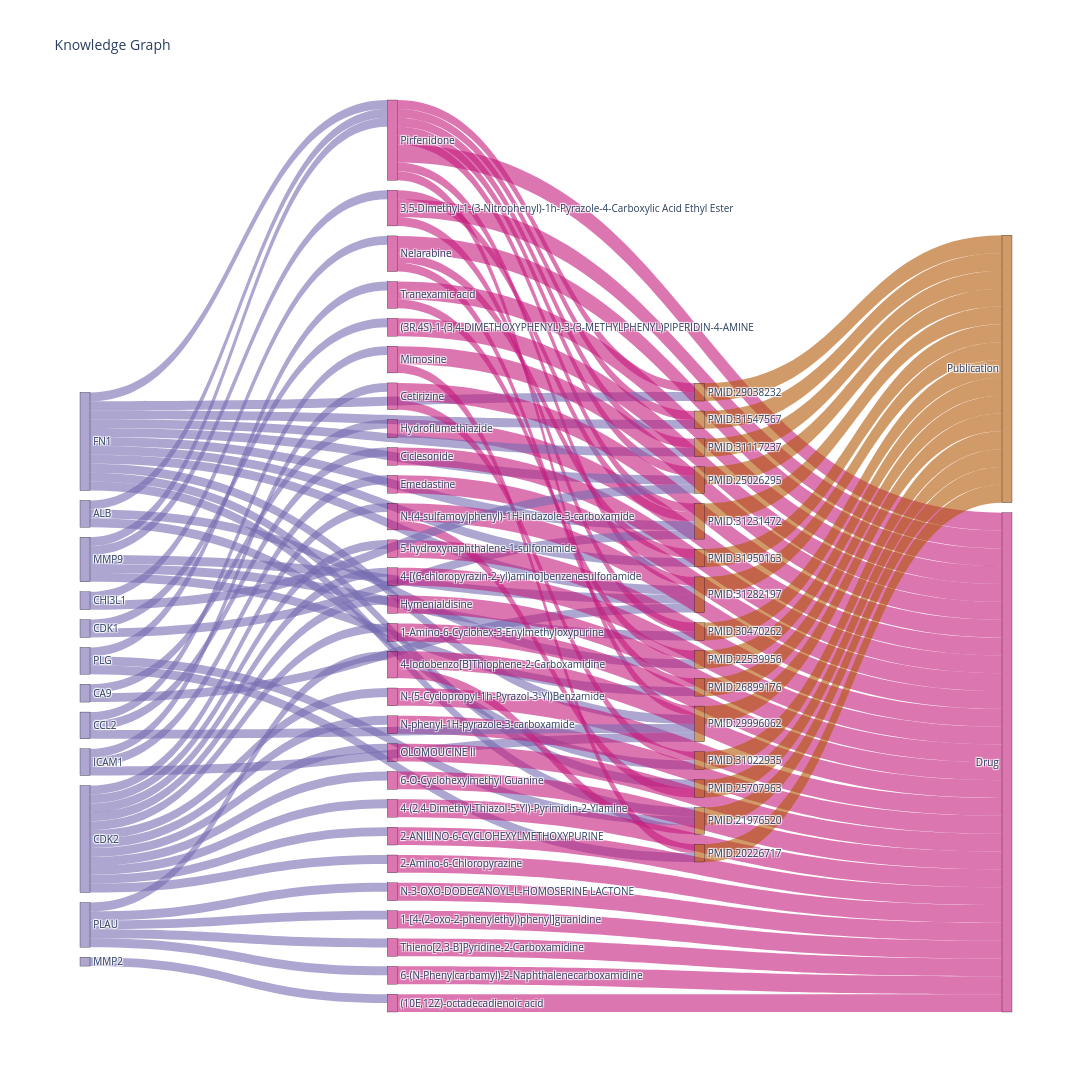

This figure's notebook cell:
### Code cell
project_knowledge.generate_report(visualizations=['sankey', 'network'], summarize=False)
project_knowledge.report.visualize_report(environment='notebook')[0]

### Figure 1 — Plotly figure (JSON) as saved in the notebook; plotly's stock layout.template omitted (floating-point values rounded to 4 significant figures)
{"data": [{"arrangement": "snap", "link": {"color": ["rgba(117, 107, 177, 0.6)", "rgba(117, 107, 177, 0.6)", "rgba(117, 107, 177, 0.6)", "rgba(117, 107, 177, 0.6)", "rgba(117, 107, 177, 0.6)", "rgba(197, 27, 125, 0.6)", "rgba(197, 27, 125, 0.6)", "rgba(197, 27, 125, 0.6)", "rgba(197, 27, 125, 0.6)", "rgba(197, 27, 125, 0.6)", "rgba(197, 27, 125, 0.6)", "rgba(197, 27, 125, 0.6)", "rgba(197, 27, 125, 0.6)", "rgba(197, 27, 125, 0.6)", "rgba(197, 27, 125, 0.6)", "rgba(197, 27, 125, 0.6)", "rgba(117, 107, 177, 0.6)", "rgba(117, 107, 177, 0.6)", "rgba(197, 27, 125, 0.6)", "rgba(117, 107, 177, 0.6)", "rgba(117, 107, 177, 0.6)", "rgba(117, 107, 177, 0.6)", "rgba(117, 107, 177, 0.6)", "rgba(197, 27, 125, 0.6)", "rgba(117, 107, 177, 0.6)", "rgba(117, 107, 177, 0.6)", "rgba(117, 107, 177, 0.6)", "rgba(117, 107, 177, 0.6)", "rgba(117, 107, 177, 0.6)", "rgba(117, 107, 177, 0.6)", "rgba(117, 107, 177, 0.6)", "rgba(117, 107, 177, 0.6)", "rgba(117, 107, 177, 0.6)", "rgba(117, 107, 177, 0.6)", "rgba(117, 107, 177, 0.6)", "rgba(117, 107, 177, 0.6)", "rgba(117, 107, 177, 0.6)", "rgba(117, 107, 177, 0.6)", "rgba(197, 27, 125, 0.6)", "rgba(197, 27, 125, 0.6)", "rgba(197, 27, 125, 0.6)", "rgba(117, 107, 177, 0.6)", "rgba(117, 107, 177, 0.6)", "rgba(117, 107, 177, 0.6)", "rgba(117, 107, 177, 0.6)", "rgba(117, 107, 177, 0.6)", "rgba(197, 27, 125, 0.6)", "rgba(197, 27, 125, 0.6)", "rgba(197, 27, 125, 0.6)", "rgba(197, 27, 125, 0.6)", "rgba(197, 27, 125, 0.6)", "rgba(197, 27, 125, 0.6)", "rgba(117, 107, 177, 0.6)", "rgba(117, 107, 177, 0.6)", "rgba(197, 27, 125, 0.6)", "rgba(117, 107, 177, 0.6)", "rgba(117, 107, 177, 0.6)", "rgba(117, 107, 177, 0.6)", "rgba(197, 27, 125, 0.6)", "rgba(197, 27, 125, 0.6)", "rgba(117, 107, 177, 0.6)", "rgba(117, 107, 177, 0.6)", "rgba(117, 107, 177, 0.6)", "rgba(117, 107, 177, 0.6)", "rgba(117, 107, 177, 0.6)", "rgba(117, 107, 177, 0.6)", "rgba(117, 107, 177, 0.6)", "rgba(117, 107, 177, 0.6)", "rgba(117, 107, 177, 0.6)", "rgba(117, 107, 177, 0.6)", "rgba(117, 107, 177, 0.6)", "rgba(117, 107, 177, 0.6)", "rgba(197, 27, 125, 0.6)", "rgba(197, 27, 125, 0.6)", "rgba(197, 27, 125, 0.6)", "rgba(197, 27, 125, 0.6)", "rgba(197, 27, 125, 0.6)", "rgba(197, 27, 125, 0.6)", "rgba(197, 27, 125, 0.6)", "rgba(197, 27, 125, 0.6)", "rgba(197, 27, 125, 0.6)", "rgba(197, 27, 125, 0.6)", "rgba(197, 27, 125, 0.6)", "rgba(197, 27, 125, 0.6)", "rgba(197, 27, 125, 0.6)", "rgba(117, 107, 177, 0.6)", "rgba(117, 107, 177, 0.6)", "rgba(117, 107, 177, 0.6)", "rgba(197, 27, 125, 0.6)", "rgba(197, 27, 125, 0.6)", "rgba(197, 27, 125, 0.6)", "rgba(117, 107, 177, 0.6)", "rgba(117, 107, 177, 0.6)", "rgba(197, 27, 125, 0.6)", "rgba(197, 27, 125, 0.6)", "rgba(197, 27, 125, 0.6)", "rgba(179, 88, 6, 0.6)", "rgba(179, 88, 6, 0.6)", "rgba(179, 88, 6, 0.6)", "rgba(179, 88, 6, 0.6)", "rgba(179, 88, 6, 0.6)", "rgba(179, 88, 6, 0.6)", "rgba(179, 88, 6, 0.6)", "rgba(179, 88, 6, 0.6)", "rgba(179, 88, 6, 0.6)", "rgba(179, 88, 6, 0.6)", "rgba(179, 88, 6, 0.6)", "rgba(179, 88, 6, 0.6)", "rgba(179, 88, 6, 0.6)", "rgba(179, 88, 6, 0.6)", "rgba(179, 88, 6, 0.6)"], "label": ["ASSOCIATED_WITH", "ASSOCIATED_WITH", "ASSOCIATED_WITH", "ASSOCIATED_WITH", "ASSOCIATED_WITH", "ASSOCIATED_WITH", "ASSOCIATED_WITH", "ASSOCIATED_WITH", "ASSOCIATED_WITH", "ASSOCIATED_WITH", "ASSOCIATED_WITH", "ASSOCIATED_WITH", "IS_A", "ASSOCIATED_WITH", "ASSOCIATED_WITH", "IS_A", "ASSOCIATED_WITH", "ASSOCIATED_WITH", "IS_A", "ASSOCIATED_WITH", "ASSOCIATED_WITH", "ASSOCIATED_WITH", "ASSOCIATED_WITH", "IS_A", "ASSOCIATED_WITH", "ASSOCIATED_WITH", "ASSOCIATED_WITH", "ASSOCIATED_WITH", "ASSOCIATED_WITH", "ASSOCIATED_WITH", "ASSOCIATED_WITH", "ASSOCIATED_WITH", "ASSOCIATED_WITH", "ASSOCIATED_WITH", "ASSOCIATED_WITH", "ASSOCIATED_WITH", "ASSOCIATED_WITH", "ASSOCIATED_WITH", "ASSOCIATED_WITH", "IS_A", "IS_A", "ASSOCIATED_WITH", "ASSOCIATED_WITH", "ASSOCIATED_WITH", "ASSOCIATED_WITH", "ASSOCIATED_WITH", "IS_A", "IS_A", "ASSOCIATED_WITH", "IS_A", "IS_A", "IS_A", "ASSOCIATED_WITH", "ASSOCIATED_WITH", "IS_A", "ASSOCIATED_WITH", "ASSOCIATED_WITH", "ASSOCIATED_WITH", "ASSOCIATED_WITH", "IS_A", "ASSOCIATED_WITH", "ASSOCIATED_WITH", "ASSOCIATED_WITH", "ASSOCIATED_WITH", "ASSOCIATED_WITH", "ASSOCIATED_WITH", "ASSOCIATED_WITH", "ASSOCIATED_WITH", "ASSOCIATED_WITH", "ASSOCIATED_WITH", "ASSOCIATED_WITH", "ASSOCIATED_WITH", "IS_A", "IS_A", "IS_A", "IS_A", "IS_A", "ASSOCIATED_WITH", "IS_A", "IS_A", "IS_A", "IS_A", "IS_A", "IS_A", "IS_A", "ASSOCIATED_WITH", "ASSOCIATED_WITH", "ASSOCIATED_WITH", "IS_A", "ASSOCIATED_WITH", "IS_A", "ASSOCIATED_WITH", "ASSOCIATED_WITH", "ASSOCIATED_WITH", "ASSOCIATED_WITH", "IS_A", "IS_A", "IS_A", "IS_A", "IS_A", "IS_A", "IS_A", "IS_A", "IS_A", "IS_A", "IS_A", "IS_A", "IS_A", "IS_A", "IS_A", "IS_A"], "source": [9, 9, 9, 9, 9, 1, 1, 1, 1, 1, 1, 1, 1, 28, 28, 28, 19, 19, 32, 22, 22, 22, 29, 46, 25, 25, 25, 25, 25, 25, 25, 25, 25, 25, 25, 33, 33, 33, 2, 2, 18, 42, 42, 42, 42, 42, 44, 50, 5, 5, 53, 20, 14, 14, 16, 27, 27, 27, 26, 26, 30, 30, 30, 30, 30, 30, 30, 30, 30, 30, 30, 30, 31, 12, 10, 48, 3, 37, 37, 41, 43, 55, 7, 17, 34, 15, 15, 15, 6, 0, 0, 52, 52, 51, 51, 51, 35, 36, 38, 23, 54, 56, 13, 39, 21, 11, 8, 24, 47, 49, 4], "target": [1, 28, 35, 36, 38, 36, 56, 39, 21, 11, 8, 47, 45, 35, 11, 45, 32, 36, 45, 1, 23, 54, 46, 45, 1, 56, 13, 36, 39, 21, 11, 8, 24, 47, 49, 2, 18, 39, 23, 45, 45, 44, 50, 5, 53, 20, 45, 45, 49, 45, 45, 45, 16, 11, 45, 26, 49, 4, 54, 45, 31, 12, 10, 48, 3, 37, 41, 43, 55, 7, 17, 34, 45, 45, 45, 45, 45, 24, 45, 45, 45, 45, 45, 45, 45, 6, 0, 39, 45, 4, 45, 51, 47, 38, 13, 45, 40, 40, 40, 40, 40, 40, 40, 40, 40, 40, 40, 40, 40, 40, 40], "value": [0.5, 0.5, 0.5, 0.5, 0.5, 0.5, 0.5, 0.5, 0.5, 0.5, 0.5, 0.5, 1, 0.5, 0.5, 1, 0.5, 0.5, 1, 0.5, 0.5, 0.5, 0.5, 1, 0.5, 0.5, 0.5, 0.5, 0.5, 0.5, 0.5, 0.5, 0.5, 0.5, 0.5, 0.5, 0.5, 0.5, 0.5, 1, 1, 0.5, 0.5, 0.5, 0.5, 0.5, 1, 1, 0.5, 1, 1, 1, 0.5, 0.5, 1, 0.5, 0.5, 0.5, 0.5, 1, 0.5, 0.5, 0.5, 0.5, 0.5, 0.5, 0.5, 0.5, 0.5, 0.5, 0.5, 0.5, 1, 1, 1, 1, 1, 0.5, 1, 1, 1, 1, 1, 1, 1, 0.5, 0.5, 0.5, 1, 0.5, 1, 0.5, 0.5, 0.5, 0.5, 1, 1, 1, 1, 1, 1, 1, 1, 1, 1, 1, 1, 1, 1, 1, 1]}, "node": {"color": ["rgba(197, 27, 125, 0.6)", "rgba(197, 27, 125, 0.6)", "rgba(197, 27, 125, 0.6)", "rgba(197, 27, 125, 0.6)", "rgba(179, 88, 6, 0.6)", "rgba(197, 27, 125, 0.6)", "rgba(197, 27, 125, 0.6)", "rgba(197, 27, 125, 0.6)", "rgba(179, 88, 6, 0.6)", "rgba(117, 107, 177, 0.6)", "rgba(197, 27, 125, 0.6)", "rgba(179, 88, 6, 0.6)", "rgba(197, 27, 125, 0.6)", "rgba(179, 88, 6, 0.6)", "rgba(117, 107, 177, 0.6)", "rgba(117, 107, 177, 0.6)", "rgba(197, 27, 125, 0.6)", "rgba(197, 27, 125, 0.6)", "rgba(197, 27, 125, 0.6)", "rgba(117, 107, 177, 0.6)", "rgba(197, 27, 125, 0.6)", "rgba(179, 88, 6, 0.6)", "rgba(117, 107, 177, 0.6)", "rgba(179, 88, 6, 0.6)", "rgba(179, 88, 6, 0.6)", "rgba(117, 107, 177, 0.6)", "rgba(197, 27, 125, 0.6)", "rgba(117, 107, 177, 0.6)", "rgba(197, 27, 125, 0.6)", "rgba(117, 107, 177, 0.6)", "rgba(117, 107, 177, 0.6)", "rgba(197, 27, 125, 0.6)", "rgba(197, 27, 125, 0.6)", "rgba(117, 107, 177, 0.6)", "rgba(197, 27, 125, 0.6)", "rgba(179, 88, 6, 0.6)", "rgba(179, 88, 6, 0.6)", "rgba(197, 27, 125, 0.6)", "rgba(179, 88, 6, 0.6)", "rgba(179, 88, 6, 0.6)", "rgba(179, 88, 6, 0.6)", "rgba(197, 27, 125, 0.6)", "rgba(117, 107, 177, 0.6)", "rgba(197, 27, 125, 0.6)", "rgba(197, 27, 125, 0.6)", "rgba(197, 27, 125, 0.6)", "rgba(197, 27, 125, 0.6)", "rgba(179, 88, 6, 0.6)", "rgba(197, 27, 125, 0.6)", "rgba(179, 88, 6, 0.6)", "rgba(197, 27, 125, 0.6)", "rgba(197, 27, 125, 0.6)", "rgba(117, 107, 177, 0.6)", "rgba(197, 27, 125, 0.6)", "rgba(179, 88, 6, 0.6)", "rgba(197, 27, 125, 0.6)", "rgba(179, 88, 6, 0.6)"], "label": ["Mimosine", "Pirfenidone", "Cetirizine", "5-hydroxynaphthalene-1-sulfonamide", "PMID:20226717", "4-Iodobenzo[B]Thiophene-2-Carboxamidine", "Ciclesonide", "4-[(6-chloropyrazin-2-yl)amino]benzenesulfonamide", "PMID:29038232", "MMP9", "Hymenialdisine", "PMID:31231472", "1-Amino-6-Cyclohex-3-Enylmethyloxypurine", "PMID:31950163", "CDK1", "CCL2", "(3R,4S)-1-(3,4-DIMETHOXYPHENYL)-3-(3-METHYLPHENYL)PIPERIDIN-4-AMINE", "N-(5-Cyclopropyl-1h-Pyrazol-3-Yl)Benzamide", "Emedastine", "CA9", "N-3-OXO-DODECANOYL-L-HOMOSERINE LACTONE", "PMID:31547567", "ALB", "PMID:31022935", "PMID:25707963", "FN1", "Tranexamic acid", "PLG", "3,5-Dimethyl-1-(3-Nitrophenyl)-1h-Pyrazole-4-Carboxylic Acid Ethyl Ester", "MMP2", "CDK2", "N-phenyl-1H-pyrazole-3-carboxamide", "Hydroflumethiazide", "ICAM1", "OLOMOUCINE II", "PMID:30470262", "PMID:31282197", "N-(4-sulfamoylphenyl)-1H-indazole-3-carboxamide", "PMID:26899176", "PMID:29996062", "Publication", "6-O-Cyclohexylmethyl Guanine", "PLAU", "4-(2,4-Dimethyl-Thiazol-5-Yl)-Pyrimidin-2-Ylamine", "1-[4-(2-oxo-2-phenylethyl)phenyl]guanidine", "Drug", "(10E,12Z)-octadecadienoic acid", "PMID:25026295", "2-ANILINO-6-CYCLOHEXYLMETHOXYPURINE", "PMID:21976520", "Thieno[2,3-B]Pyridine-2-Carboxamidine", "Nelarabine", "CHI3L1", "6-(N-Phenylcarbamyl)-2-Naphthalenecarboxamidine", "PMID:22539956", "2-Amino-6-Chloropyrazine", "PMID:31117237"], "line": {"color": "black", "width": 0.3}, "pad": 10, "thickness": 10}, "orientation": "h", "type": "sankey", "valueformat": ".0f"}], "layout": {"annotations": [{"showarrow": false, "text": "", "xref": "paper", "yref": "paper"}], "font": {"size": 10}, "height": 2200, "title": {"text": "Knowledge Graph"}, "width": 1600}}
